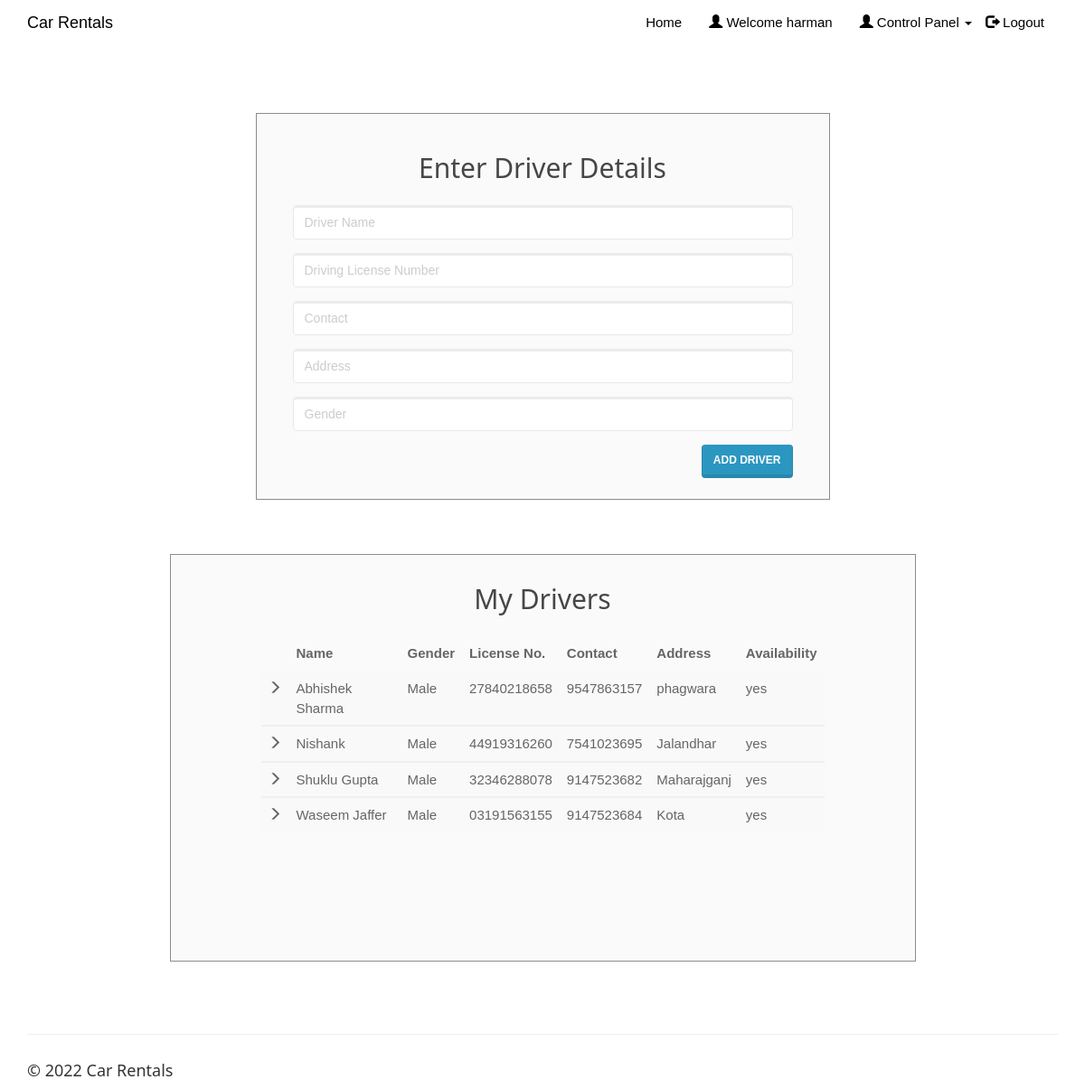
The page /enterdriver.php (signed in) on the database its author committed.
### tables this page shows
CREATE TABLE IF NOT EXISTS `driver` (
`driver_id` int(20) NOT NULL,
  `driver_name` varchar(50) NOT NULL,
  `dl_number` varchar(50) NOT NULL,
  `driver_phone` varchar(15) NOT NULL,
  `driver_address` varchar(50) NOT NULL,
  `driver_gender` varchar(10) NOT NULL,
  `client_username` varchar(50) NOT NULL,
  `driver_availability` varchar(10) NOT NULL
);

### enterdriver.php (the view, shortened to what this page needs)
<!DOCTYPE html>
<html>
<?php
include('session_client.php'); ?>
<head>
<link rel="stylesheet" href="assets/bootstrap/css/bootstrap.min.css">
<link rel="stylesheet" href="assets/fonts/font-awesome.min.css">
    <link rel="stylesheet" href="assets/w3css/w3.css">
<link rel="stylesheet" type="text/css" href="assets/css/customerlogin.css">
<link rel="stylesheet" type="text/css" media="screen" href="assets/css/clientpage.css" />
</head>
<body>
 <nav class="navbar navbar-custom navbar-fixed-top" role="navigation" style="color: black">
        <div class="container">
            <div class="navbar-header">
                <a class="navbar-brand page-scroll" href="index.php">
                   Car Rentals </a>
            </div>
            <?php
                if(isset($_SESSION['login_client'])){
            ?>
            <div class="collapse navbar-collapse navbar-right navbar-main-collapse">
                <ul class="nav navbar-nav">
                    <li>
                        <a href="index.php">Home</a>
                    </li>
                    <li>
                        <a href="#"><span class="glyphicon glyphicon-user"></span> Welcome <?php echo $_SESSION['login_client']; ?></a>
                    </li>
                    <li>
                    <ul class="nav navbar-nav navbar-right">
            <li><a href="#" class="dropdown-toggle active" data-toggle="dropdown" role="button" aria-haspopup="true" aria-expanded="false"><span class="glyphicon glyphicon-user"></span> Control Panel <span class="caret"></span> </a>
            </li>
          </ul>
                    </li>
                    <li>
                        <a href="logout.php"><span class="glyphicon glyphicon-log-out"></span> Logout</a>
                    </li>
                </ul>
            </div>
            <?php
                }
                ?>
        </div>
    </nav>
    <div class="container" style="margin-top: 65px;" >
    <div class="col-md-7" style="float: none; margin: 0 auto;">
      <div class="form-area">
        <form role="form" action="enterdriver1.php" method="POST">
        <br style="clear: both">
          <h3 style="margin-bottom: 25px; text-align: center; font-size: 30px;"> Enter Driver Details </h3>
          <div class="form-group">
            <input type="text" class="form-control" id="driver_name" name="driver_name" placeholder="Driver Name " required autofocus="">
          </div>
          <div class="form-group">
            <input type="text" class="form-control" id="dl_number" name="dl_number" placeholder="Driving License Number" required>
          </div>
          <div class="form-group">
            <input type="text" class="form-control" id="driver_phone" name="driver_phone" placeholder="Contact" required>
          </div>
          <div class="form-group">
            <input type="text" class="form-control" id="driver_address" name="driver_address" placeholder="Address" required>
          </div>
          <div class="form-group">
            <input type="text" class="form-control" id="driver_gender" name="driver_gender" placeholder="Gender" required>
          </div>
           <button type="submit" id="submit" name="submit" class="btn btn-primary pull-right"> Add Driver</button>
        </form>
      </div>
    </div>
    <div class="col-md-9" style="float: none; margin: 0 auto;">
    <div class="form-area" style="padding: 0px 100px 100px 100px;">
        <form action="" method="POST">
        <br style="clear: both">
          <h3 style="margin-bottom: 25px; text-align: center; font-size: 30px;"> My Drivers </h3>
<?php
$user_check=$_SESSION['login_client'];
$sql = "SELECT * FROM driver d WHERE d.client_username='$user_check' ORDER BY driver_name";
$result = mysqli_query($conn, $sql);
if (mysqli_num_rows($result) > 0) {
  ?>
  <table class="table table-striped">
    <thead class="thead-dark">
      <tr>
        <th>     </th>
        <th> Name</th>
        <th> Gender </th>
        <th> License No. </th>
        <th> Contact </th>
        <th> Address </th>
        <th> Availability </th>
      </tr>
    </thead>
    <?PHP
      while($row = mysqli_fetch_assoc($result)){
    ?>
  <tbody>
    <tr>
      <td> <span class="glyphicon glyphicon-menu-right"></span> </td>
      <td><?php echo $row["driver_name"]; ?></td>
      <td><?php echo $row["driver_gender"]; ?></td>
      <td><?php echo $row["dl_number"]; ?></td>
      <td><?php echo $row["driver_phone"]; ?></td>
      <td><?php echo $row["driver_address"]; ?></td>
      <td><?php echo $row["driver_availability"]; ?></td>
    </tr>
  </tbody>
  <?php } ?>
  </table>
    <br>
  <?php } else { ?>
  <h4><center>0 Drivers available</center> </h4>
  <?php } ?>
        </form>
</div>
        </div>
    </div>
</body>
<footer class="site-footer">
        <div class="container">
            <hr>
            <div class="row">
                <div class="col-sm-6">
                    <h5>© <?php echo date("Y"); ?> Car Rentals</h5>
                </div>
            </div>
        </div>
    </footer>
</html>

### assets/w3css/w3.css (style rules this page uses)
*,*:before,*:after { box-sizing:inherit }
html { -ms-text-size-adjust:100%;-webkit-text-size-adjust:100% }
body { margin:0 }
article,aside,details,figcaption,figure,footer,header,main,menu,nav,section,summary { display:block }
a { background-color:transparent;-webkit-text-decoration-skip:objects }
hr { box-sizing:content-box;height:0;overflow:visible }
button,input,select,textarea { font:inherit;margin:0 }
button,input { overflow:visible }
button,select { text-transform:none }
button,html [type=button],[type=reset],[type=submit] { -webkit-appearance:button }
html,body { font-family:Verdana,sans-serif;font-size:15px;line-height:1.5 }
html { overflow-x:hidden }
h3 { font-size:24px }
h5 { font-size:18px }
h1,h2,h3,h4,h5,h6 { font-family:"Segoe UI",Arial,sans-serif;font-weight:400;margin:10px 0 }
hr { border:0;border-top:1px solid #eee;margin:20px 0 }
a { color:inherit }

### assets/css/customerlogin.css (style rules this page uses)
body, html { height: 100%; }
body { padding-top: 50px; background-size: 100%; }
footer { display: block; }

### assets/css/clientpage.css (style rules this page uses)
.form-area { background-color: #FAFAFA; padding: 10px 40px 60px; margin: 10px 0px 60px; border: 1px solid GREY; opacity: 0.9; }

### rows shown on the page
driver: driver_name "Abhishek Sharma", driver_gender "Male", dl_number "27840218658", driver_phone "9547863157", driver_address "phagwara", driver_availability "yes"
driver: driver_name "Nishank", driver_gender "Male", dl_number "44919316260", driver_phone "7541023695", driver_address "Jalandhar", driver_availability "yes"
driver: driver_name "Shuklu Gupta", driver_gender "Male", dl_number "32346288078", driver_phone "9147523682", driver_address "Maharajganj", driver_availability "yes"
driver: driver_name "Waseem Jaffer", driver_gender "Male", dl_number "03191563155", driver_phone "9147523684", driver_address "Kota", driver_availability "yes"

### other values the page prints
$_SESSION['login_client'] "harman"
